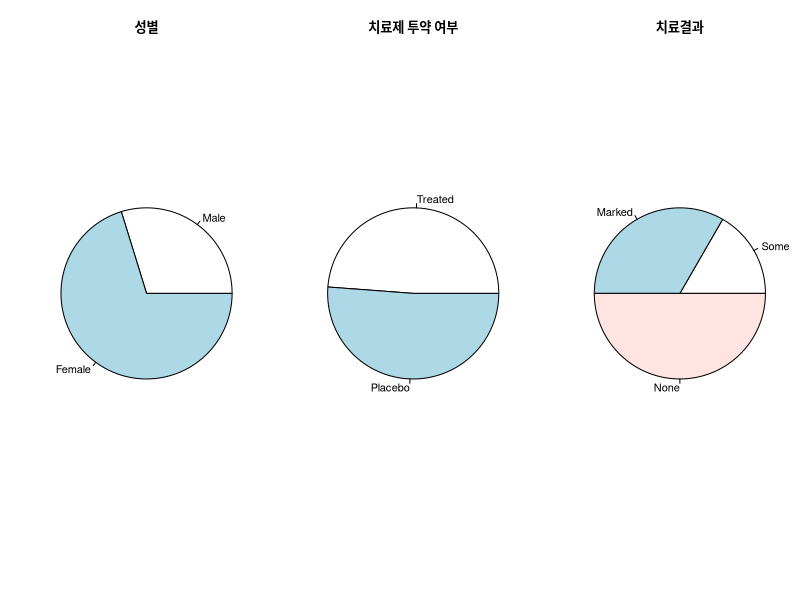
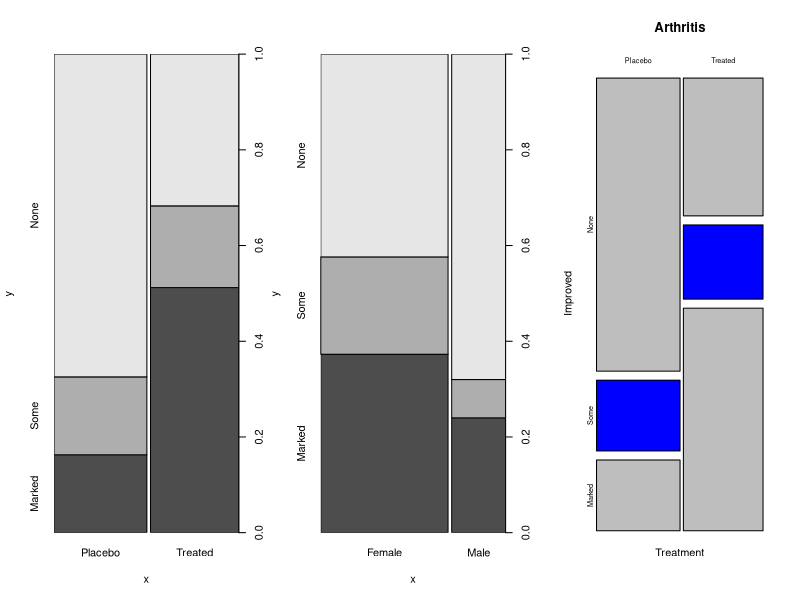
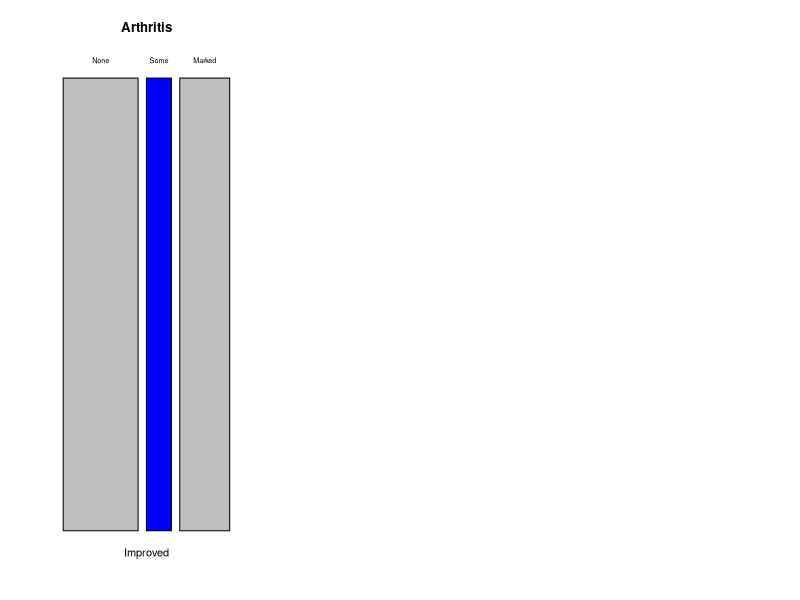

Source code (R) for these figures, in order:
######################################
# data visualization fianl assignment
######################################

### 3. 류마티스 관절염 환자 임상시험 결과 데이터, 
### 새로운 치료제 투약 여부가 치료 결과와 연관이 있는지,
### 성별과 치료 결과 간에 연관이 있는지 

install.packages("vcd")
library(vcd)
data <- Arthritis
head(data)
summary(data)

# 원 그래프로 데이터의 대략적인 분포 파악하기
sort.sex = sort(table(data$Sex))
sort.treat = sort(table(data$Treatment))
sort.improved = sort(table(data$Improved))
par(mfrow=c(1,3))
pie(sort.sex, radius=1, main="성별")
pie(sort.treat, radius=1, main="치료제 투약 여부")
pie(sort.improved, radius=1, main="치료결과")


# plot() 사용 그리기
plot(data$Treatment, data$Improved, pch=19)
plot(data$Sex, data$Improved, pch=19)

# 모자이크 플롯 그리기
mosaicplot(~ Treatment+Improved, data=Arthritis, color=c("grey", "blue"))
mosaicplot(~ +Improved, data=Arthritis, color=c("grey", "blue"))

